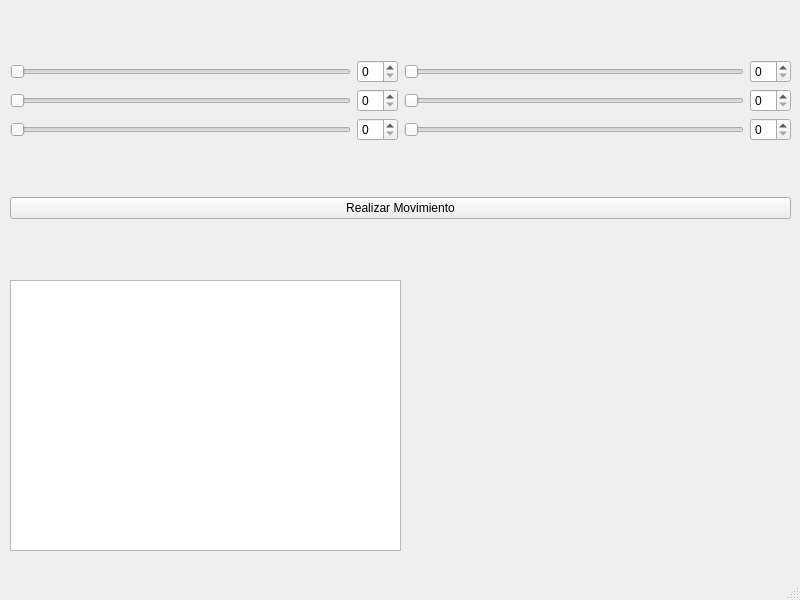
<?xml version="1.0" encoding="UTF-8"?>
<ui version="4.0">
 <class>MainWindow</class>
 <widget class="QMainWindow" name="MainWindow">
  <property name="geometry">
   <rect>
    <x>0</x>
    <y>0</y>
    <width>800</width>
    <height>600</height>
   </rect>
  </property>
  <property name="windowTitle">
   <string>MainWindow</string>
  </property>
  <widget class="QWidget" name="centralwidget">
   <widget class="QGraphicsView" name="XY">
    <property name="geometry">
     <rect>
      <x>10</x>
      <y>280</y>
      <width>391</width>
      <height>271</height>
     </rect>
    </property>
   </widget>
   <widget class="QWidget" name="layoutWidget">
    <property name="geometry">
     <rect>
      <x>10</x>
      <y>10</y>
      <width>781</width>
      <height>261</height>
     </rect>
    </property>
    <layout class="QVBoxLayout" name="verticalLayout_3">
     <item>
      <layout class="QHBoxLayout" name="horizontalLayout_7">
       <item>
        <layout class="QVBoxLayout" name="verticalLayout">
         <item>
          <layout class="QHBoxLayout" name="horizontalLayout">
           <item>
            <widget class="QSlider" name="horizontalSlider">
             <property name="baseSize">
              <size>
               <width>0</width>
               <height>0</height>
              </size>
             </property>
             <property name="orientation">
              <enum>Qt::Horizontal</enum>
             </property>
            </widget>
           </item>
           <item>
            <widget class="QSpinBox" name="spinBox"/>
           </item>
          </layout>
         </item>
         <item>
          <layout class="QHBoxLayout" name="horizontalLayout_2">
           <item>
            <widget class="QSlider" name="horizontalSlider_2">
             <property name="baseSize">
              <size>
               <width>0</width>
               <height>0</height>
              </size>
             </property>
             <property name="orientation">
              <enum>Qt::Horizontal</enum>
             </property>
            </widget>
           </item>
           <item>
            <widget class="QSpinBox" name="spinBox_2"/>
           </item>
          </layout>
         </item>
         <item>
          <layout class="QHBoxLayout" name="horizontalLayout_3">
           <item>
            <widget class="QSlider" name="horizontalSlider_3">
             <property name="baseSize">
              <size>
               <width>0</width>
               <height>0</height>
              </size>
             </property>
             <property name="orientation">
              <enum>Qt::Horizontal</enum>
             </property>
            </widget>
           </item>
           <item>
            <widget class="QSpinBox" name="spinBox_3"/>
           </item>
          </layout>
         </item>
        </layout>
       </item>
       <item>
        <layout class="QVBoxLayout" name="verticalLayout_2">
         <item>
          <layout class="QHBoxLayout" name="horizontalLayout_4">
           <item>
            <widget class="QSlider" name="horizontalSlider_4">
             <property name="baseSize">
              <size>
               <width>0</width>
               <height>0</height>
              </size>
             </property>
             <property name="orientation">
              <enum>Qt::Horizontal</enum>
             </property>
            </widget>
           </item>
           <item>
            <widget class="QSpinBox" name="spinBox_4"/>
           </item>
          </layout>
         </item>
         <item>
          <layout class="QHBoxLayout" name="horizontalLayout_5">
           <item>
            <widget class="QSlider" name="horizontalSlider_5">
             <property name="baseSize">
              <size>
               <width>0</width>
               <height>0</height>
              </size>
             </property>
             <property name="orientation">
              <enum>Qt::Horizontal</enum>
             </property>
            </widget>
           </item>
           <item>
            <widget class="QSpinBox" name="spinBox_5"/>
           </item>
          </layout>
         </item>
         <item>
          <layout class="QHBoxLayout" name="horizontalLayout_6">
           <item>
            <widget class="QSlider" name="horizontalSlider_6">
             <property name="baseSize">
              <size>
               <width>0</width>
               <height>0</height>
              </size>
             </property>
             <property name="orientation">
              <enum>Qt::Horizontal</enum>
             </property>
            </widget>
           </item>
           <item>
            <widget class="QSpinBox" name="spinBox_6"/>
           </item>
          </layout>
         </item>
        </layout>
       </item>
      </layout>
     </item>
     <item>
      <widget class="QPushButton" name="Realizarmovimiento">
       <property name="text">
        <string>Realizar Movimiento</string>
       </property>
      </widget>
     </item>
    </layout>
   </widget>
  </widget>
  <widget class="QMenuBar" name="menubar">
   <property name="geometry">
    <rect>
     <x>0</x>
     <y>0</y>
     <width>800</width>
     <height>25</height>
    </rect>
   </property>
  </widget>
  <widget class="QStatusBar" name="statusbar"/>
 </widget>
 <resources/>
 <connections/>
</ui>
